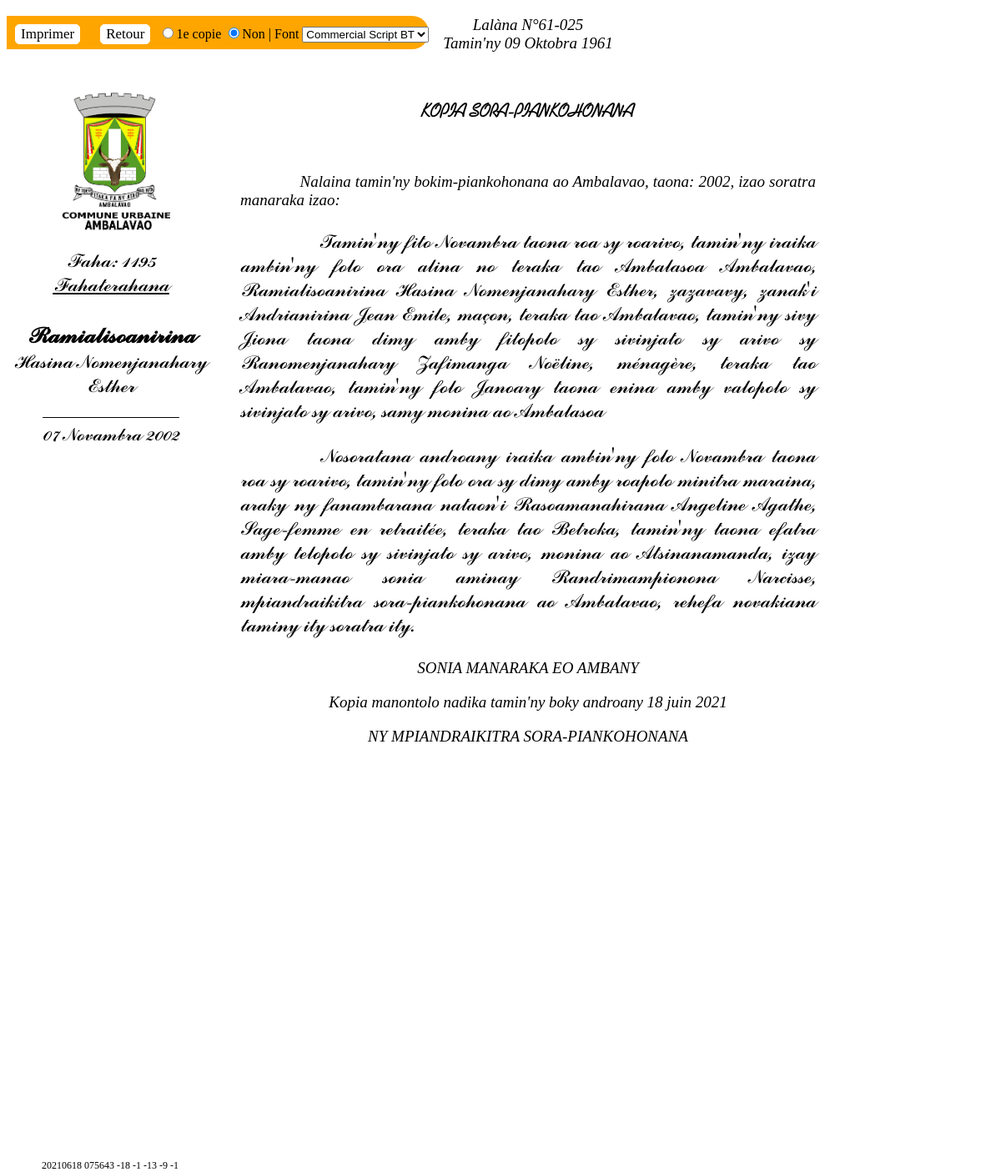
The app's page /acte_naissance.php?numNaiss=1195N2002 with its own data.
### tables this page shows
CREATE TABLE `declarernaiss` (
  `numNaiss` varchar(10) DEFAULT NULL,
  `numPers` int(11) DEFAULT NULL,
  `declarant` varchar(15) DEFAULT NULL,
  `dateDecNaiss` date DEFAULT NULL,
  `heureDecNaiss` time DEFAULT NULL,
  `present` varchar(3) DEFAULT NULL,
  KEY `constDeclarer1` (`numNaiss`),
  KEY `constDeclarer2` (`numPers`),
  CONSTRAINT `constDeclarer1` FOREIGN KEY (`numNaiss`) REFERENCES `naissance` (`numNaiss`) ON DELETE CASCADE ON UPDATE CASCADE,
  CONSTRAINT `constDeclarer2` FOREIGN KEY (`numPers`) REFERENCES `personne` (`numPers`) ON DELETE CASCADE ON UPDATE CASCADE
);

CREATE TABLE `personne` (
  `numPers` int(11) NOT NULL AUTO_INCREMENT,
  `nomPers` varchar(50) DEFAULT NULL,
  `prenomPers` varchar(90) DEFAULT NULL,
  `dateNaissPers` varchar(10) DEFAULT NULL,
  `lieuNaissPers` varchar(90) DEFAULT NULL,
  `adressePers` varchar(70) DEFAULT NULL,
  `profPers` varchar(90) DEFAULT NULL,
  `vivant` varchar(3) DEFAULT NULL,
  `nationalite` varchar(15) DEFAULT NULL,
  `age` smallint(6) DEFAULT NULL,
  PRIMARY KEY (`numPers`)
);

### classe/FormatDatetime.php (called while the page is built, shortened)
<?php
class FormatDatetime{
	private $strNombre=array(
        array("","arivo","roarivo"),
        array("","zato","roanjato","telonjato","efajato","dimanjato","eninjato","fitonjato","valonjato","sivinjato"),
        array("","folo","roapolo","telopolo","efapolo","dimapolo","enimpolo","fitopolo","valopolo","sivifolo"),
	    array("","iraika","roa","telo","efatra","dimy","enina","fito","valo","sivy","folo")
    );
    private $listTime=array();
    private $listMonth=array("","Janoary","Febroary","Marsa","Avrily","Mey","Jiona","Jolay","Aogositra","Septambra","Oktobra","Novambra","Desambra");
    private $listMonthFrc=array("","janvier","fevrier","mars","avril","mai","juin","juillet","août","septembre","octobre","novembre","decembre");
	public function completeTimeTab(){
        $this->listTime[0]="12";
        $i=0;
        for($i=1; $i<13; $i++){
            $this->listTime[$i]="0".$i;
        }
        for($j=1; $j<12; $j++){
            $this->listTime[$i]="0".$j;
            $i++;
        }
    }
    public function getDateFrench($date){
        $dateList=explode("-", $date);
        return $dateList[2]." ".$this->listMonthFrc[intval($dateList[1])]." ".$dateList[0];
    }
    public function getDateMalagasy($date){
        $dateList=explode("-", $date);
        $strDate="";
        if ($dateList[2]=="00" && $dateList[1]!="00" && $dateList[0]!="00") {
            $strDate="volana ".$this->listMonth[intval($dateList[1])]." ".$dateList[0];
        }
        else{
            $strDate=$dateList[2]." ".$this->listMonth[intval($dateList[1])]." ".$dateList[0];
        }
        return $strDate;
    }
    public function getStringDate($date){
        $splittedDate=explode("-",$date);
        $strDate="";
        if ($splittedDate[2]=="00" && $splittedDate[1]!="00" && $splittedDate[0]!="00") {
            $strDate="volana ".$this->listMonth[intval($splittedDate[1])]." ".$this->Year($splittedDate[0]);
        }
        else{
            $strDate=$this->Day($splittedDate[2])." ".$this->listMonth[intval($splittedDate[1])]." ".$this->Year($splittedDate[0]);
        }
        return $strDate;
    }
    public function Day($day){
        $convertDay="";
        $convertDay=$convertDay.$this->strNombre[3][intval($day[1])];
        $convertDay=$convertDay.$this->dontEquals4($day[0],$day[1], "0", " amby ");
        $convertDay=$convertDay.$this->strNombre[2][intval($day[0])];
        return $convertDay;
    }
    public function Year($year){
        $convertYear="";
        $convertYear.=$this->strNombre[3][intval($year[3])];
        $convertYear.=$this->dontEquals4($year[2],$year[3],"0"," amby ");
        $convertYear.=$this->strNombre[2][intval($year[2])];
        $convertYear.=$this->dontEquals3($year[1],"0"," sy ");
        $convertYear.=$this->strNombre[1][intval($year[1])];
        if(substr($year,1,4)=="000"){
            $convertYear=$this->strNombre[0][intval($year[0])];
        }
        else{
            $convertYear=$convertYear." sy ".$this->strNombre[0][intval($year[0])];
        }
        return "taona ".$convertYear;
    }
    public function getStringTime($time){
        $list=explode(":",$time);
        return $this->hour($list[0], $list[1])." ".$this->minute($list[1])." ".$this->getSymTime($list[0]);
    }
    public function hour($hour,$minute){
        $h="";
        $hour=$this->listTime[intval($hour)];
        if ($hour=="01"){
            $h="iray";
        }
        else{
            $h.=$this->strNombre[3][intval($hour[-1])];
            $h.=$this->dontEquals4($hour[-1],$hour[-2],"0"," amby ");
            $h.=$this->strNombre[2][intval($hour[-2])];
        }
        return $h." ora";
    }
    public function minute($minute){
        $min="";
        if($minute=="15")
            $min="sy fahefany";
        else if($minute=="20")
            $min="sy fahatelony";
        else if($minute=="30")
            $min="sy sasany";
        else{
            $min.="sy ";
            $min.=$this->strNombre[3][intval($minute[1])];
            $min.=$this->dontEquals4($minute[0],$minute[1],"0"," amby ");
            $min.=$this->strNombre[2][intval($minute[0])];
            if($minute!="00"){
                $min .=" minitra";
            }
            else{
                $min="";
            }
        }
        return $min;
    }
    public function getSymTime($hour){
        $str="";
        $h=intval($hour);
        if ($h==0 || $h>=19)
            $str="alina";
        else if($h>=1 && $h<=10)
            $str="maraina";
        return $str;
    }
    public function dontEquals3($objectCompared, $reference, $value){
        $str="";
        if($objectCompared!=$reference){
            $str.=$value;
        }
        return $str;
    }
    public function dontEquals4($objectCompared1, $objectCompared2, $reference, $value){
        $str="";
        if ($value==" amby " && intval($objectCompared1.$objectCompared2)<20) {
            $value=" ambin'ny ";
        }
        if($objectCompared1!=$reference && $objectCompared2!=$reference ){
            $str.=$value;
        }
        return $str;
    }
}
?>

### acte_naissance.php (the view, shortened to what this page needs)
<!DOCTYPE html>
<html>
<head>
	<link rel="stylesheet" type="text/css" href="font/font.css">
</head>
<?php
include("classe/FormatDatetime.php");
include("classe/fonction_util.php");
$datetime->completeTimeTab();
$query="SELECT a.*, d.*, p.* from acteNaissance a, declarerNaiss d, personne p WHERE a.numNaiss=d.numNaiss and d.numPers=p.numPers and a.numNaiss='".$_GET["numNaiss"]."'";
$array=array();
function legitimite($legitime){
	$str="";
	return $str;
}
function getName($legitime){
	$str="";
	if($legitime=="non"){
		$str="Fahaterahana sy fanjanahana";
	}
	else{
		$str="Fahaterahana";
	}
	return $str;
}
function declarant($datetime,$declarant,$nom,$prenom,$profesion,$dateNaiss,$lieuNaiss,$adresse,$age,$present){
	if ($declarant!="Rain-jaza") {
		$declarant="'i ".the_object($nom." ".$prenom).ifExiste($declarant,", ".$declarant.", ").ifExiste($profesion,", ".$profesion).ifExiste($lieuNaiss,", teraka tao ".the_object($lieuNaiss).", ");
		if ($dateNaiss!="-00-00") {
			if (ifExiste($lieuNaiss,"teraka")=="teraka") {
				$declarant.=" tamin'ny ".$datetime->getStringDate($dateNaiss);
			}
			else{
				$declarant.=", teraka tamin'ny ".$datetime->getStringDate($dateNaiss);
			}
		}
		$declarant.=ifExiste($adresse,", monina ao ".$adresse);
	}
	else{
		$declarant="-dRain-jaza";
	}
	return $declarant;
}
?>
<body>
	<article>
	<div id="head"> <button id="bouton"  onclick="imprimer()">Imprimer</button> <button onclick="document.location='registre_naissance.php'" id="bouton">Retour</button><input type="radio" id="prem" name="1">1e copie <input type="radio" id="non" checked name="1">Non |
		Font <select id="font" onchange="changeFont(document.getElementById('font').value)"><option>Commercial Script BT</option>
		     <option>Times New Roman</option></select> </div>
	<div id="etat">
	<div id="contenu">
	    <?php
        $result=$database->query($query);
		while($data=$result->fetch()){
			$array[0]=$data["numActeNaiss"];
			$array[1]=$data["legitime"];
			$array[2]=$data["nomEnfant"];
			$array[3]=$data["prenomEnfant"];
			$array[4]=$data["dateNaissEnfant"];
			?>
		   <p id="maj" align="center">Lalàna N°61-025<br/>
		   Tamin'ny 09 Oktobra 1961</p><br/>
		   <p align="center"><span id="titre">KOPIA SORA-PIANKOHONANA</span></p><br/>
		   <p id="maj"><span class="tab">_______</span>
			<?php echo "    Nalaina tamin'ny bokim-piankohonana ao Ambalavao, taona:</dd> ".substr($data["dateNaissEnfant"],0,4).", izao soratra manaraka izao:"; ?>
			 </p>
			<div id="act">
			<p><span class="tab">_______</span>
				<?php echo "    Tamin'ny ".$datetime->getStringDate($data["dateNaissEnfant"]).
			", tamin'ny ".$datetime->getStringTime($data["heureNaissEnfant"]).
			" no teraka tao ".the_object($data["lieuNaissEnfant"]).", ".the_object($data["nomEnfant"].
			" ".$data["prenomEnfant"]).", ".$data["sexeEnfant"].", zanak'i ".
			getPersonne($data["nomPere"],$data["dateNaissPere"],$data["lieuNaissPere"],$data["profPere"],$data["agePere"]).
			ifExiste($data['nomPere'],setAdresseParent(false, $data['adrPere'],$data['adrMere'])).
			ifExiste($data["nomPere"],legitimite($data["legitime"])).ifExiste($data["nomPere"]," sy ").
			getPersonne($data["nomMere"],$data["dateNaissMere"],$data["lieuNaissMere"],$data["profMere"],$data["ageMere"]).
			setAdresseParent(true, $data['adrMere'],$data['adrPere']) ; ?>
			</p>
			<p><span class="tab">_______</span>
				<?php echo "    Nosoratana androany ".$datetime->getStringDate($data["dateDecNaiss"]).
				heureDec($datetime,$data["heureDecNaiss"])." araky ny fanambarana nataon".declarant($datetime,$data['declarant'],$data['nomPers'],$data['prenomPers'],$data['profPers'],$data['dateNaissPers'],$data['lieuNaissPers'],$data['adressePers'],$data["age"],$data['present']).", izay miara-manao sonia aminay ".$data["nomOff"].ifExiste($data["fonction"],", ".$data['fonction']).off($data['codeReg'])
				?>
			</div>
			<div id="maj">
						<p align="center"> SONIA MANARAKA EO AMBANY  </p>
		    <p align="center">Kopia manontolo nadika tamin'ny boky androany
		    <?php echo $datetime->getDateFrench(now($database)); ?> </p>
		                <p align="center"><?php echo "\t\t" ?> NY MPIANDRAIKITRA SORA-PIANKOHONANA  </p></div>
		<?php
		break;
		}
		?>
	</div>
	</div>
	<div id="aside">
		<img id="logo_acte" src="image/armoirie.jpg">
	    <p align="center">
			<span id='commercial'>Faha: <?php echo $array[0];  ?><br/>
			<span class="underline"><?php echo getName($array[1]);  ?></span><br/><br/>
			<?php echo ctrlSTR($array[2]);  ?><br/>
			<?php echo $array[3];  ?><br/><br/>
			<?php echo "<span id='date'>".$datetime->getDateMalagasy($array[4])."</span></span>";  ?><br/>
			<br/>
		</p>
	</div>
	<div id="footer">
		<?php echo str_replace("-","", now())." ".str_replace(":","", temps())." ".cryptage(strtoupper($array[2]),strtoupper($_SESSION["nomUser"]));
		    echo " ".$_SESSION['pseudo']; ?>
	</div>
	</article>
</body>
</html>

### cssActe.php (style rules this page uses)
#footer { position: absolute; top: 1390px; left: 50px; font-family: "Calibri"; font-size: 12px; }
#date { border-top:1px black solid; padding-top:7px; font-size: 24px; }
#maj { font-family: "Times New Roman"; font-size: 19px; font-style: italic; }
#act { font-family: "Commercial Script BT"; font-size: 25px; }
#logo_acte { position: relative; width: 190px; height: 170px; left: 35px }
#bouton { border-radius: 5px; margin: 10px; border: 1px white solid; background-color: white; font-family: "Calibri"; color: black; font-size: 17px; }
#head { position: absolute; border-top-right-radius: 20px; border-bottom-right-radius: 20px; background-color: orange; height: 40px; z-index: 1; }
#contenu { font-size: 19px; text-align: justify; position: relative; left: 280px; width: 690px; font-family: "Times New Roman"; word-wrap: break-word; z-index: -1; }
#aside { position: absolute; font-size: 15px; top: 110px; width: 250px; text-align: justify; word-wrap: break-word; font-family: "Edwardian Script ITC"; }
.tab { color: white; }
.underline { text-decoration: underline; }
#titre { font-size: 23px; font-family: "Swenson"; font-weight: bold; }
#commercial { font-family: "Commercial Script BT"; font-size: 25px; }

### records on screen
declarernaiss: dateNaissEnfant "2002", StringDate "fito Novambra taona roa sy roarivo", StringTime "iraika ambin'ny folo ora alina", lieuNaissEnfant "Ambalasoa Ambalavao", prenomEnfant "Ramialisoanirina Hasina Nomenjanahary Esther", sexeEnfant "zazavavy", agePere "Andrianirina Jean Emile, maçon, teraka tao Ambalavao, tamin'ny sivy Jiona taona dimy amby fitopolo sy sivinjato sy arivo", nomPere "sy", ageMere "Ranomenjanahary Zafimanga Noëline, ménagère, teraka tao Ambalavao, tamin'ny folo Janoary taona enina amby valopolo sy sivinjato sy arivo", adrPere ", samy monina ao Ambalasoa", dateDecNaiss "iraika ambin'ny folo Novambra taona roa sy roarivo", heureDecNaiss ", tamin'ny folo ora sy dimy amby roapolo minitra maraina,", declarant+present "'i Rasoamanahirana Angeline Agathe, Sage-femme en retraitée, teraka tao Betroka, tamin'ny taona efatra amby telopolo sy sivinjato sy arivo, monina ao Atsinanamanda", nomOff "Randrimampionona Narcisse", codeReg ", mpiandraikitra sora-piankohonana ao Ambalavao, rehefa novakiana taminy ity soratra ity."

### other values on screen
$array[0] "1195"
getName($array[1]) "Fahaterahana"
the_object($str) "Ramialisoanirina"
$array[3] "Hasina Nomenjanahary Esther"
$datetime->getDateMalagasy($array[4]) "07 Novambra 2002"
str_replace(":","", temps()) "075643"
cryptage(strtoupper($array[2]),strtoupper($_SESSION["nomUser"])) "-18 -1 -13 -9 -1"
